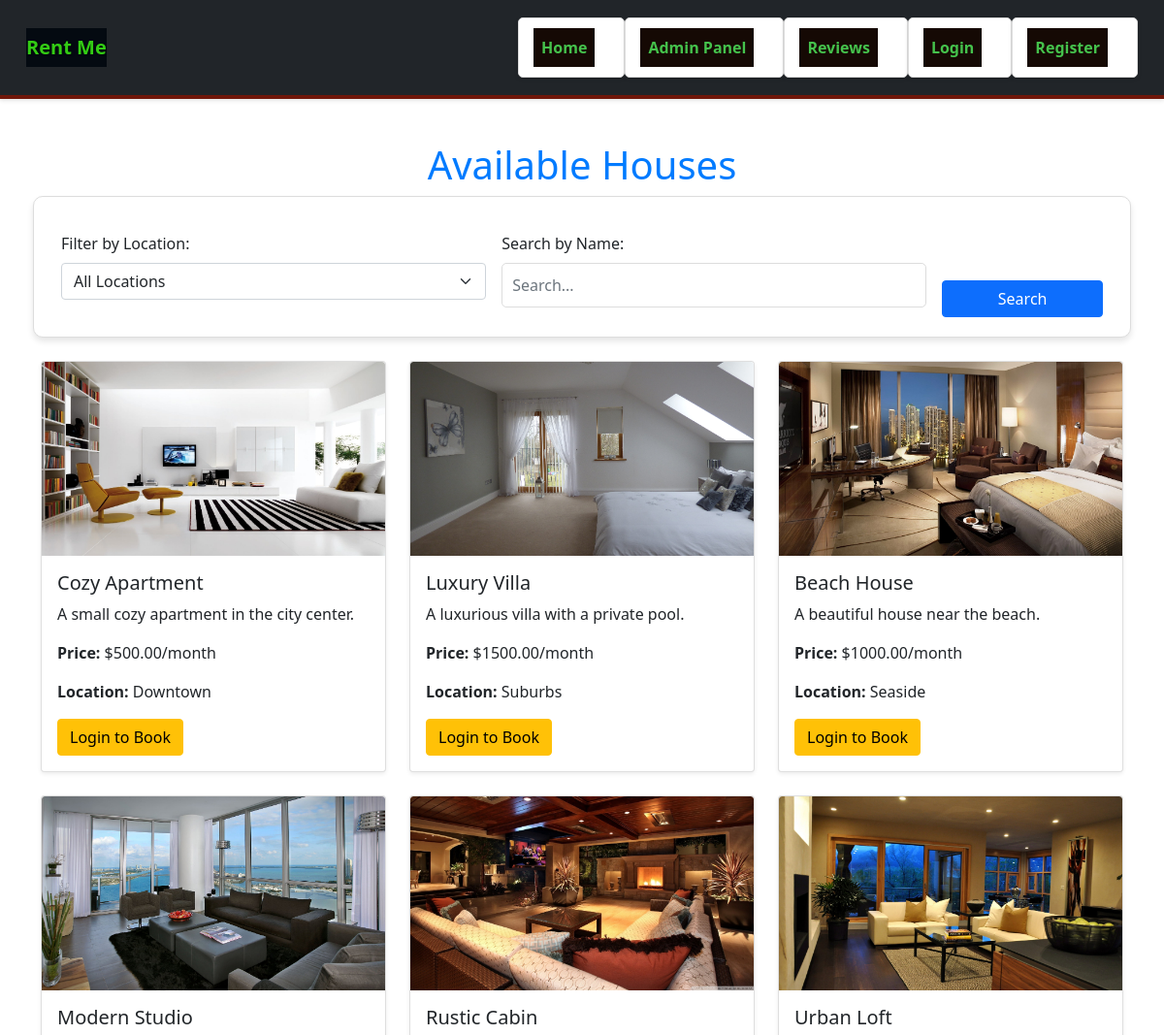
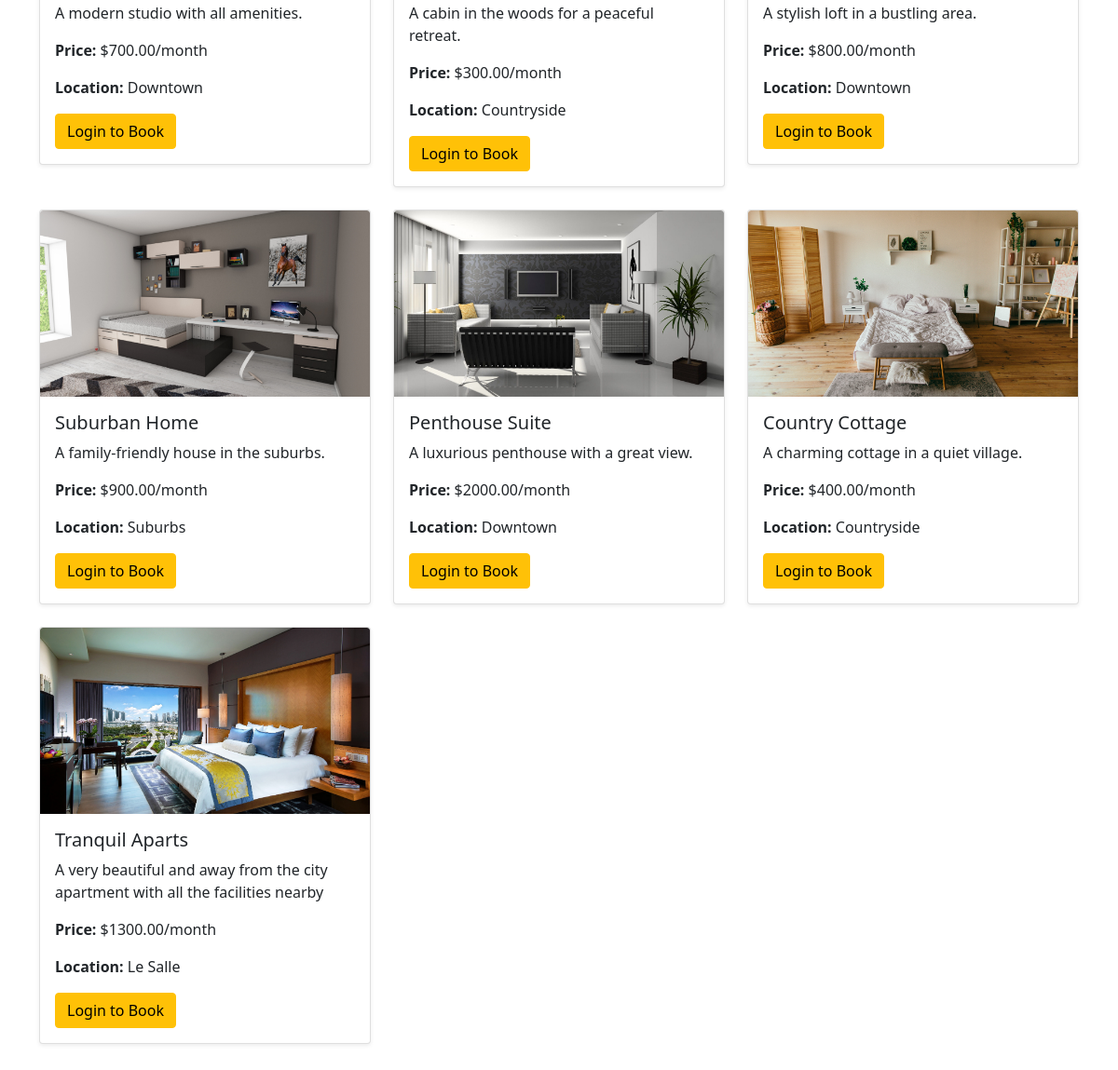
The page / on the database its author committed (2 pictures, top to bottom).
### tables this page shows
CREATE TABLE `houses` (
  `id` int(11) NOT NULL,
  `name` varchar(100) NOT NULL,
  `description` text DEFAULT NULL,
  `price_per_month` decimal(10,2) NOT NULL,
  `location` varchar(100) NOT NULL,
  `image_path` varchar(255) DEFAULT NULL,
  `available` tinyint(1) DEFAULT 1,
  `created_at` timestamp NOT NULL DEFAULT current_timestamp()
);

### index.php (the view, shortened to what this page needs)
<?php
require_once 'db_connect.php';
$search_term = isset($_GET['search']) ? $_GET['search'] : '';
$sql_houses = "SELECT * FROM houses WHERE available = TRUE";
$stmt_houses = $conn->prepare($sql_houses);
$stmt_houses->execute();
$houses = $stmt_houses->get_result()->fetch_all(MYSQLI_ASSOC);
?>
<!DOCTYPE html>
<html lang="en">
<head>
    <link rel="stylesheet" href="style.css">
    <link href="https://cdn.jsdelivr.net/npm/bootstrap@5.1.3/dist/css/bootstrap.min.css" rel="stylesheet">
</head>
<body>
    <?php include 'navbar.php'; ?>
    <div class="container">
        <h1 class="my-4 text-center">Available Houses</h1>
        <form method="GET" action="" class="row g-3 mb-4">
            <div class="col-md-5">
                <label for="location" class="form-label">Filter by Location:</label>
                <select id="location" name="location" class="form-select">
                    <option value="">All Locations</option>
                </select>
            </div>
            <div class="col-md-5">
                <label for="search" class="form-label">Search by Name:</label>
                <input type="text" id="search" name="search" class="form-control" placeholder="Search..." value="<?= htmlspecialchars($search_term) ?>">
            </div>
            <div class="col-md-2 d-flex align-items-end">
                <button type="submit" class="btn btn-primary w-100">Search</button>
            </div>
        </form>
        <div class="row">
            <?php if ($houses): ?>
                <?php foreach ($houses as $house): ?>
                    <div class="col-md-4">
                        <div class="card mb-4 shadow-sm">
                            <img src="<?= htmlspecialchars($house['image_path']) ?>" class="card-img-top" alt="<?= htmlspecialchars($house['name']) ?>">
                            <div class="card-body">
                                <h5 class="card-title"><?= htmlspecialchars($house['name']) ?></h5>
                                <p class="card-text"><?= htmlspecialchars($house['description']) ?></p>
                                <p><strong>Price:</strong> $<?= htmlspecialchars($house['price_per_month']) ?>/month</p>
                                <p><strong>Location:</strong> <?= htmlspecialchars($house['location']) ?></p>
                                <?php if (isset($_SESSION['user_logged_in'])): ?>
                                    <a href="book.php?house_id=<?= $house['id'] ?>" class="btn btn-primary">Book</a>
                                <?php else: ?>
                                    <a href="login.php" class="btn btn-warning">Login to Book</a>
                                <?php endif; ?>
                            </div>
                        </div>
                    </div>
                <?php endforeach; ?>
            <?php else: ?>
                <div class="col-12">
                    <p class="alert alert-warning text-center">No houses available matching your criteria.</p>
                </div>
            <?php endif; ?>
        </div>
    </div>
</body>
</html>

### navbar.php (shortened to what this page needs)
<nav class="navbar navbar-expand-lg navbar-dark bg-dark">
    <div class="container-fluid">
        <a class="navbar-brand" href="index.php">Rent Me</a>
        <div class="collapse navbar-collapse" id="navbarNav">
            <ul class="navbar-nav ms-auto">
                <li class="nav-item">
                    <a class="nav-link" href="index.php">Home</a>
                </li>
                <li class="nav-item">
                    <a class="nav-link" href="admin_panel.php">Admin Panel</a>
                </li>
                <li class="nav-item">
                    <a class="nav-link" href="review.php">Reviews</a>
                </li>
                <?php if (isset($_SESSION['user_logged_in']) && $_SESSION['user_logged_in'] === true): ?>
                    <li class="nav-item">
                        <a class="nav-link" href="logout.php">Logout</a>
                    </li>
                <?php else: ?>
                    <li class="nav-item">
                        <a class="nav-link" href="login.php">Login</a>
                    </li>
                    <li class="nav-item">
                        <a class="nav-link" href="register.php">Register</a>
                    </li>
                <?php endif; ?>
            </ul>
        </div>
    </div>
</nav>

### style.css (style rules this page uses)
body { font-family: 'Arial', sans-serif; margin: 0; padding: 0; background-color: #f8f9fa; color: #343a40; }
.navbar { background-color: #040a11; border-bottom: 4px solid #70170a; padding: 10px 15px; box-shadow: 0 2px 4px rgba(0, 0, 0, 0.1); }
.navbar-brand { background-color: #040a11; font-size: 1.8rem; font-weight: bold; color: #33cc14 !important; text-shadow: 1px 1px 2px rgba(0, 0, 0, 0.5); }
.nav-link { color: #45c24c !important; font-weight: bold; margin-right: 15px; transition: color 0.3s ease; text-transform: capitalize; background-color: rgb(21, 9, 4); }
.collapse { flex-grow: 0; }
.container { padding: 20px; }
form { background-color: #fff; border: 1px solid #ddd; padding: 20px; border-radius: 10px; box-shadow: 0 4px 6px rgba(0, 0, 0, 0.1); margin-bottom: 20px; }
textarea, input[type="text"], input[type="password"], input[type="email"], input[type="number"], input[type="date"], select, input[type="file"] { width: 100%; padding: 10px; margin-bottom: 10px; border: 1px solid #ddd; border-radius: 5px; }
button { background-color: #007bff; color: #fff; border: none; padding: 10px 20px; border-radius: 5px; cursor: pointer; transition: background-color 0.3s ease; }
.card { border: 1px solid #ddd; border-radius: 10px; box-shadow: 0 4px 6px rgba(0, 0, 0, 0.1); overflow: hidden; margin-bottom: 20px; transition: transform 0.2s; }
.card-img-top { width: 100%; height: 200px; object-fit: cover; }
.card-body { padding: 15px; }
h1, h2 { color: #007bff; }
ul { list-style: none; padding: 0; }
li { background-color: #fff; margin: 10px 0; padding: 10px 15px; border: 1px solid #ddd; border-radius: 5px; box-shadow: 0 2px 4px rgba(0, 0, 0, 0.1); }

### rows shown on the page
houses: image_path (picture), name "Cozy Apartment", description "A small cozy apartment in the city center.", price_per_month "500.00", location "Downtown"
houses: image_path (picture), name "Luxury Villa", description "A luxurious villa with a private pool.", price_per_month "1500.00", location "Suburbs"
houses: image_path (picture), name "Beach House", description "A beautiful house near the beach.", price_per_month "1000.00", location "Seaside"
houses: image_path (picture), name "Modern Studio", description "A modern studio with all amenities.", price_per_month "700.00", location "Downtown"
houses: image_path (picture), name "Rustic Cabin", description "A cabin in the woods for a peaceful retreat.", price_per_month "300.00", location "Countryside"
houses: image_path (picture), name "Urban Loft", description "A stylish loft in a bustling area.", price_per_month "800.00", location "Downtown"
houses: image_path (picture), name "Suburban Home", description "A family-friendly house in the suburbs.", price_per_month "900.00", location "Suburbs"
houses: image_path (picture), name "Penthouse Suite", description "A luxurious penthouse with a great view.", price_per_month "2000.00", location "Downtown"
houses: image_path (picture), name "Country Cottage", description "A charming cottage in a quiet village.", price_per_month "400.00", location "Countryside"
houses: image_path (picture), name "Tranquil Aparts", description "A very beautiful and away from the city apartment with all the facilities nearby", price_per_month "1300.00", location "Le Salle"
